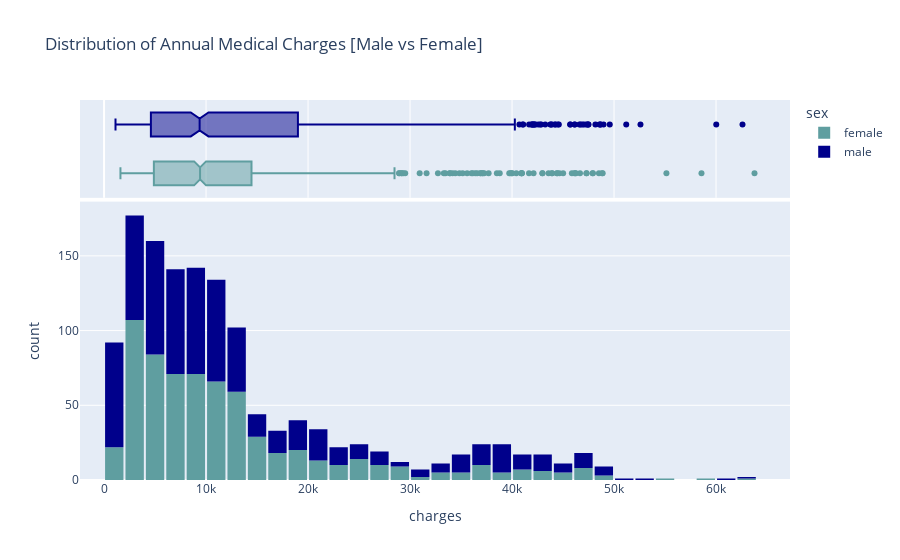

Notebook code for this chart:
### Code cell
charge_fig = px.histogram(insurance_df, x = 'charges', marginal = 'box', color = 'sex', color_discrete_sequence=['cadetblue', 'darkblue'] ,title = 'Distribution of Annual Medical Charges [Male vs Female]')
charge_fig.update_layout(bargap = 0.1);
charge_fig

### Figure 1 — Plotly figure (JSON) as saved in the notebook; plotly's stock layout.template omitted (floating-point values rounded to 4 significant figures; data arrays with more than 128 entries replaced by an {"elided": "..."} marker saying what was removed)
{"data": [{"alignmentgroup": "True", "bingroup": "x", "hovertemplate": "sex=female<br>charges=%{x}<br>count=%{y}<extra></extra>", "legendgroup": "female", "marker": {"color": "cadetblue", "pattern": {"shape": ""}}, "name": "female", "offsetgroup": "female", "orientation": "v", "showlegend": true, "type": "histogram", "x": {"elided": "662 float values"}, "xaxis": "x", "yaxis": "y"}, {"alignmentgroup": "True", "hovertemplate": "sex=female<br>charges=%{x}<extra></extra>", "legendgroup": "female", "marker": {"color": "cadetblue"}, "name": "female", "notched": true, "offsetgroup": "female", "showlegend": false, "type": "box", "x": {"elided": "662 float values"}, "xaxis": "x2", "yaxis": "y2"}, {"alignmentgroup": "True", "bingroup": "x", "hovertemplate": "sex=male<br>charges=%{x}<br>count=%{y}<extra></extra>", "legendgroup": "male", "marker": {"color": "darkblue", "pattern": {"shape": ""}}, "name": "male", "offsetgroup": "male", "orientation": "v", "showlegend": true, "type": "histogram", "x": {"elided": "676 float values"}, "xaxis": "x", "yaxis": "y"}, {"alignmentgroup": "True", "hovertemplate": "sex=male<br>charges=%{x}<extra></extra>", "legendgroup": "male", "marker": {"color": "darkblue"}, "name": "male", "notched": true, "offsetgroup": "male", "showlegend": false, "type": "box", "x": {"elided": "676 float values"}, "xaxis": "x2", "yaxis": "y2"}], "layout": {"bargap": 0.1, "barmode": "relative", "legend": {"title": {"text": "sex"}, "tracegroupgap": 0}, "title": {"text": "Distribution of Annual Medical Charges [Male vs Female]"}, "xaxis": {"anchor": "y", "domain": [0, 1], "title": {"text": "charges"}}, "xaxis2": {"anchor": "y2", "domain": [0, 1], "matches": "x", "showgrid": true, "showticklabels": false}, "yaxis": {"anchor": "x", "domain": [0, 0.7326], "title": {"text": "count"}}, "yaxis2": {"anchor": "x2", "domain": [0.7426, 1], "matches": "y2", "showgrid": false, "showline": false, "showticklabels": false, "ticks": ""}}}
